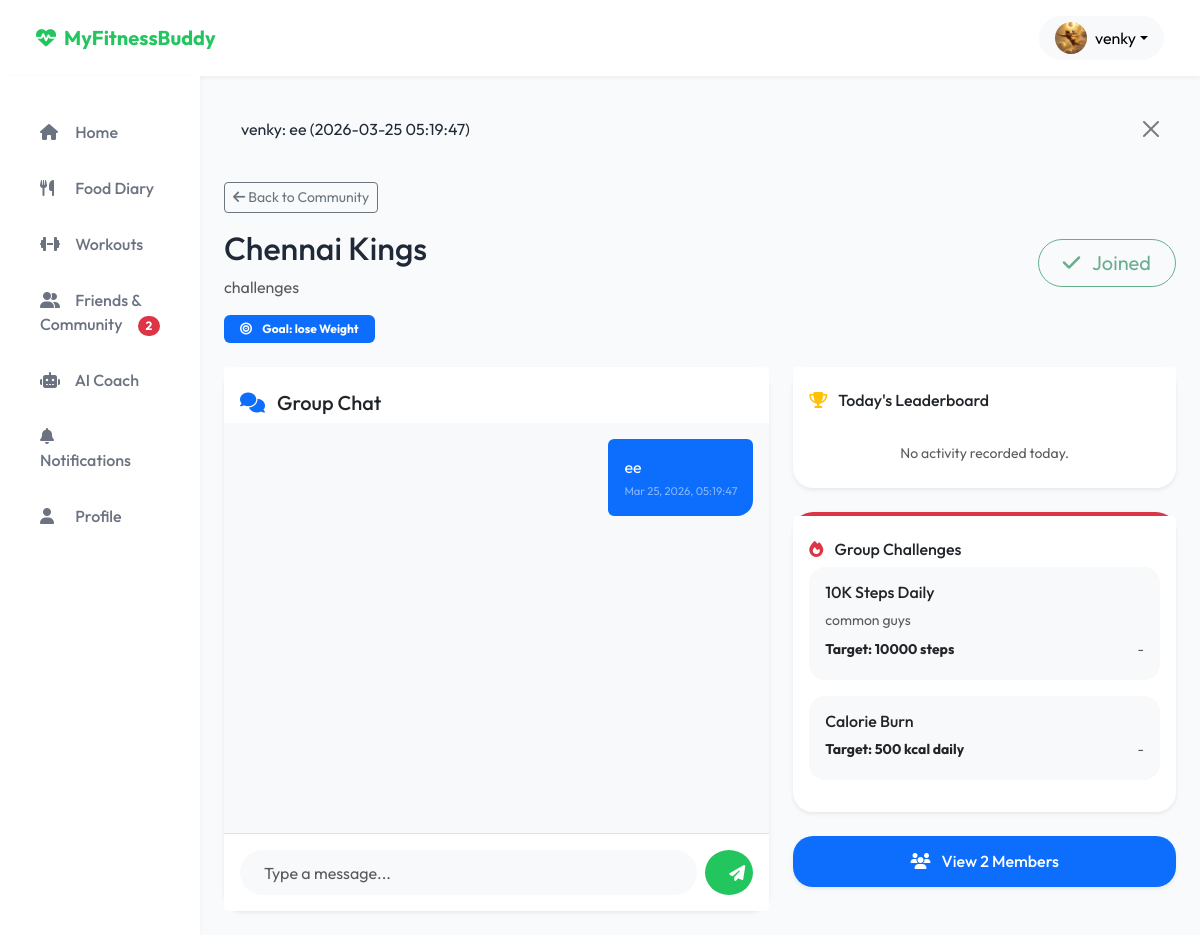
Page /group/1/ (signed in) on the earlier database version.
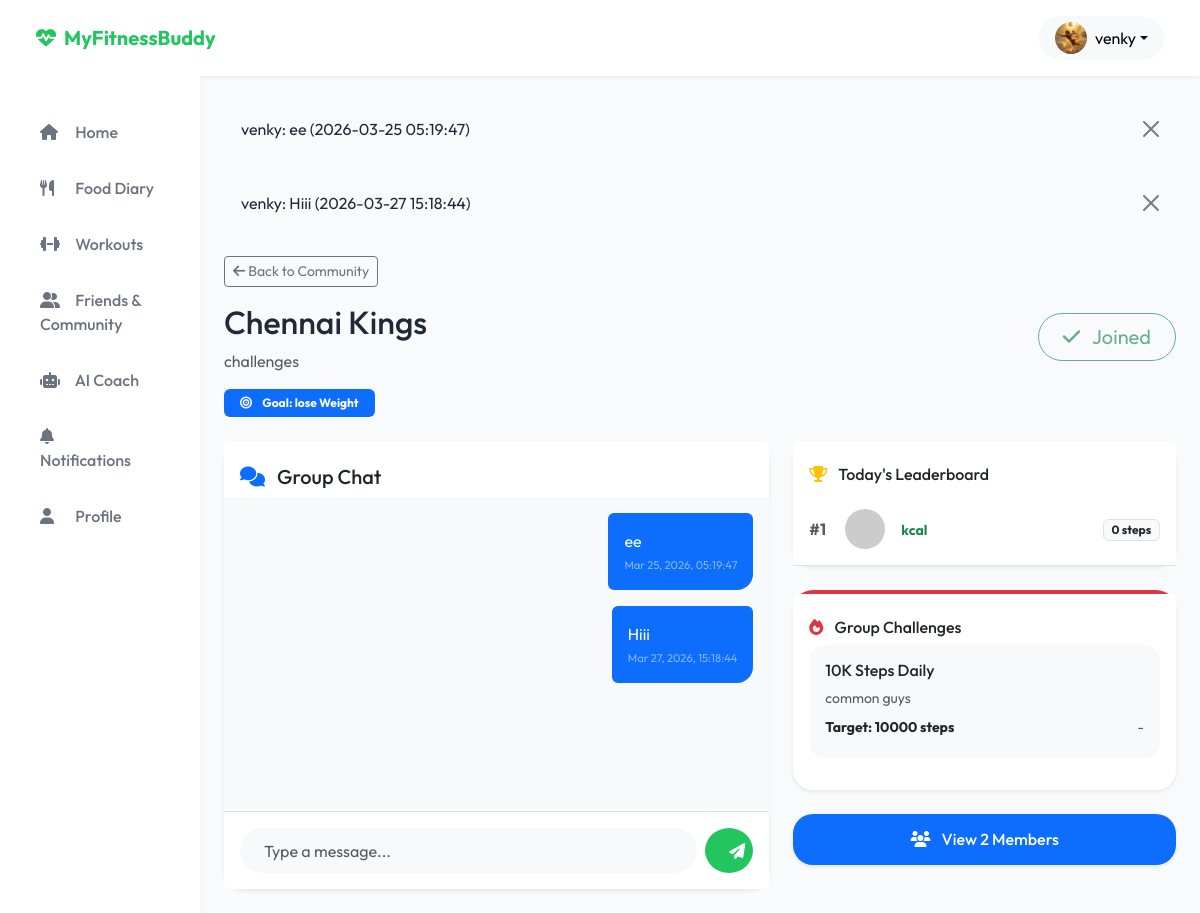
Same page on the later database version.
### users/models.py (models this page shows, shortened)
class GroupMessage(models.Model):
    group = models.ForeignKey(Group, related_name='messages', on_delete=models.CASCADE)
    sender = models.ForeignKey(settings.AUTH_USER_MODEL, related_name='group_messages', on_delete=models.CASCADE)
    sender_name = models.CharField(max_length=255, blank=True)
    message = models.TextField()
    created_at = models.DateTimeField(auto_now_add=True)
    class Meta:
        ordering = ['created_at']
    def __str__(self):
        return f"{self.sender.username}: {self.message[:30]} ({self.created_at.strftime('%Y-%m-%d %H:%M:%S')})"

class User(AbstractUser):
    phone_number = models.CharField(max_length=15, unique=True, null=True, blank=True)
    email = models.EmailField(unique=True)
    gender = models.CharField(max_length=10, null=True, blank=True)
    age = models.IntegerField(null=True, blank=True)
    country = models.CharField(max_length=100, null=True, blank=True)
    height_feet = models.IntegerField(null=True, blank=True)
    height_inches = models.IntegerField(null=True, blank=True)
    height_cm = models.FloatField(null=True, blank=True)
    current_weight = models.FloatField(null=True, blank=True)
    goal_weight = models.FloatField(null=True, blank=True)
    weight_kg = models.FloatField(null=True, blank=True)
    activity_level = models.CharField(max_length=50, null=True, blank=True)
    goals_completed = models.BooleanField(default=False)
    USERNAME_FIELD = 'email'
    REQUIRED_FIELDS = ['username']

class Challenge(models.Model):
    group = models.ForeignKey('Group', related_name='challenges', on_delete=models.CASCADE)
    name = models.CharField(max_length=255)
    description = models.TextField(null=True, blank=True)
    type = models.CharField(max_length=50, default='Steps')
    duration_days = models.IntegerField(default=7)
    target_value = models.CharField(max_length=255, null=True, blank=True)
    points_reward = models.IntegerField(default=500)
    created_at = models.DateTimeField(auto_now_add=True)

class DailyStats(models.Model):
    userid = models.ForeignKey(User, on_delete=models.CASCADE, related_name='daily_stats', db_column='userid')
    date = models.DateField(default=timezone.now)
    steps = models.IntegerField(default=0)
    class Meta:
        db_table = 'daily_steps'
        unique_together = ('userid', 'date')

### web/views.py (the view)
# urls.py: path('group/<int:group_id>/', views.group_detail_view, name='group_detail'),
@login_required(login_url='login')
def group_detail_view(request, group_id):
    from users.models import Group, GroupMember, GroupMessage, Challenge, DailyStats
    group_q = get_object_or_404(Group, id=group_id)
    if request.method == 'POST' and 'message' in request.POST:
        msg_q = request.POST.get('message')
        if msg_q:
            GroupMessage.objects.create(group=group_q, sender=request.user, message=msg_q)
            return redirect('group_detail', group_id=group_id)
    members_q = group_q.members.filter(status='joined').select_related('user', 'user__profile')
    messages_q = group_q.messages.all().order_by('created_at')[:50]
    challenges_q = group_q.challenges.all()
    today_q = timezone.now().date()
    member_ids_q = members_q.values_list('user_id', flat=True)
    leaderboard_q = DailyStats.objects.filter(userid_id__in=member_ids_q, date=today_q).select_related('userid', 'userid__profile').order_by('-steps')
    context = {
        'group': group_q,
        'members': members_q,
        'messages': messages_q,
        'challenges': challenges_q,
        'leaderboard': leaderboard_q,
        'is_member': members_q.filter(user=request.user).exists(),
    }
    return render(request, 'web/group_detail.html', context)

### web/context_processors.py (called while the page is built)
def social_context(request):
    if request.user.is_authenticated:
        pending_count = FriendRequest.objects.filter(receiver=request.user, status='pending').count()
        return {
            'pending_friend_requests_count': pending_count
        }
    return {
        'pending_friend_requests_count': 0
    }

### templates/web/group_detail.html (shortened to what the changed rows need)
{% extends 'web/base.html' %}
{% block content %}
<div class="row mb-4 align-items-center">
    <div class="col-md-8">
        <h1 class="h2 font-weight-bold">{{ group.name }}</h1>
    </div>
</div>
<div class="row g-4">
    <div class="col-lg-7">
        <div class="card border-0 shadow-sm h-100 d-flex flex-column">
            <div class="card-body scroll-styled flex-grow-1" style="max-height: 500px; overflow-y: auto; background-color: #f8f9fa;">
                {% if messages %}
                    {% for msg in messages %}
                    <div class="d-flex mb-3 {% if msg.sender == request.user %}justify-content-end{% endif %}">
                        <div class="p-3 {% if msg.sender == request.user %}bg-primary text-white rounded-start rounded-top{% else %}bg-white border text-dark rounded-end rounded-top{% endif %}" style="max-width: 75%; border-radius: 1rem;">
                            <p class="mb-0">{{ msg.message }}</p>
                            <small class="d-block text-end mt-1 {% if msg.sender == request.user %}text-white-50{% else %}text-muted{% endif %}" style="font-size: 0.7em;">{{ msg.created_at|date:"M j, Y, H:i:s" }}</small>
                        </div>
                    </div>
                    {% endfor %}
                {% else %}
                    <div class="text-center py-5 text-muted">
                        <i class="fas fa-comment-slash fa-3x mb-3 opacity-50"></i>
                        <p>No messages yet. Start the conversation!</p>
                    </div>
                {% endif %}
            </div>
        </div>
    </div>
    <div class="col-lg-5">
        <div class="card border-0 shadow-sm mb-4">
            <div class="card-body p-0">
                <div class="list-group list-group-flush">
                    {% if leaderboard %}
                        {% for stat in leaderboard %}
                        <div class="list-group-item d-flex align-items-center p-3 border-0 border-bottom">
                            <span class="text-muted fw-bold me-3" style="width: 20px;">#{{ forloop.counter }}</span>
                            <img src="{% if stat.user.profile.profile_photo %}{{ stat.user.profile.profile_photo.url }}{% else %}https://ui-avatars.com/api/?name={{ stat.user.username }}&background=E0E7FF&color=4F46E5{% endif %}" alt="Avatar" class="rounded-circle me-3" width="40" height="40" style="object-fit:cover;">
                            <div class="flex-grow-1">
                                <small class="text-success fw-bold">{{ stat.calories_burned }} kcal</small>
                            </div>
                            <div class="text-end">
                                <span class="badge bg-light text-dark border">{{ stat.steps }} steps</span>
                            </div>
                        </div>
                        {% endfor %}
                    {% else %}
                        <div class="text-center py-4 text-muted small">No activity recorded today.</div>
                    {% endif %}
                </div>
            </div>
        </div>
        <div class="card border-0 shadow-sm mb-4 border-top border-4 border-danger">
            <div class="card-body pt-0">
                {% if challenges %}
                    {% for challenge in challenges %}
                    <div class="mb-3 p-3 bg-light rounded-4">
                        <div class="d-flex justify-content-between align-items-start mb-2">
                            <h6 class="font-weight-bold mb-0">{{ challenge.name }}</h6>
                        </div>
                        <p class="text-muted small mb-2">{{ challenge.description }}</p>
                        <div class="d-flex justify-content-between mb-1">
                            <span class="small fw-bold">Target: {{ challenge.target_value }}</span>
                            <span class="small text-muted">{{ challenge.start_date|date:"M d" }} - {{ challenge.end_date|date:"M d" }}</span>
                        </div>
                    </div>
                    {% endfor %}
                {% else %}
                    <div class="text-center py-4 text-muted small">No active challenges.</div>
                {% endif %}
            </div>
        </div>
    </div>
</div>
{% endblock %}

### templates/web/base.html (shortened to what the changed rows need)
<!DOCTYPE html>
<html lang="en">
<head>
    <link href="https://cdn.jsdelivr.net/npm/bootstrap@5.3.0/dist/css/bootstrap.min.css" rel="stylesheet">
    <link rel="stylesheet" href="https://cdnjs.cloudflare.com/ajax/libs/font-awesome/6.4.0/css/all.min.css">
</head>
<body>
    <div class="container-fluid">
        <div class="row">
            {% if user.is_authenticated and not hide_nav %}
            <div class="col-lg-2 sidebar">
                <div class="nav flex-column">
                    <a class="nav-link {% if request.resolver_match.url_name == 'friends' %}active{% endif %}" href="{% url 'friends' %}">
                        <i class="fas fa-user-friends"></i> Friends & Community
                        {% if pending_friend_requests_count > 0 %}
                            <span class="badge bg-danger rounded-pill float-end small mt-1">{{ pending_friend_requests_count }}</span>
                        {% endif %}
                    </a>
                </div>
            </div>
            {% endif %}
            <main class="{% if user.is_authenticated and not hide_nav %}col-lg-10{% else %}col-12{% endif %} p-4">
                {% if messages %}
                <div class="mb-4">
                    {% for message in messages %}
                    <div class="alert alert-{{ message.tags }} alert-dismissible fade show" role="alert" style="border-radius: 12px;">
                        {{ message }}
                        <button type="button" class="btn-close" data-bs-dismiss="alert" aria-label="Close"></button>
                    </div>
                    {% endfor %}
                </div>
                {% endif %}
                {% block content %}{% endblock %}
            </main>
        </div>
    </div>
</body>
</html>

Differences in the rows shown:
removed Challenge: name "Calorie Burn", target_value "500 kcal daily"
added GroupMessage: sender+message+created_at "venky: Hiii (2026-03-27 15:18:44)", message "Hiii", created_at "Mar 27, 2026, 15:18:44"
added DailyStats: steps "0"
Other differences:
{{ pending_friend_requests_count }}: "2" → (not shown)
text no longer shown: "No activity recorded today."
